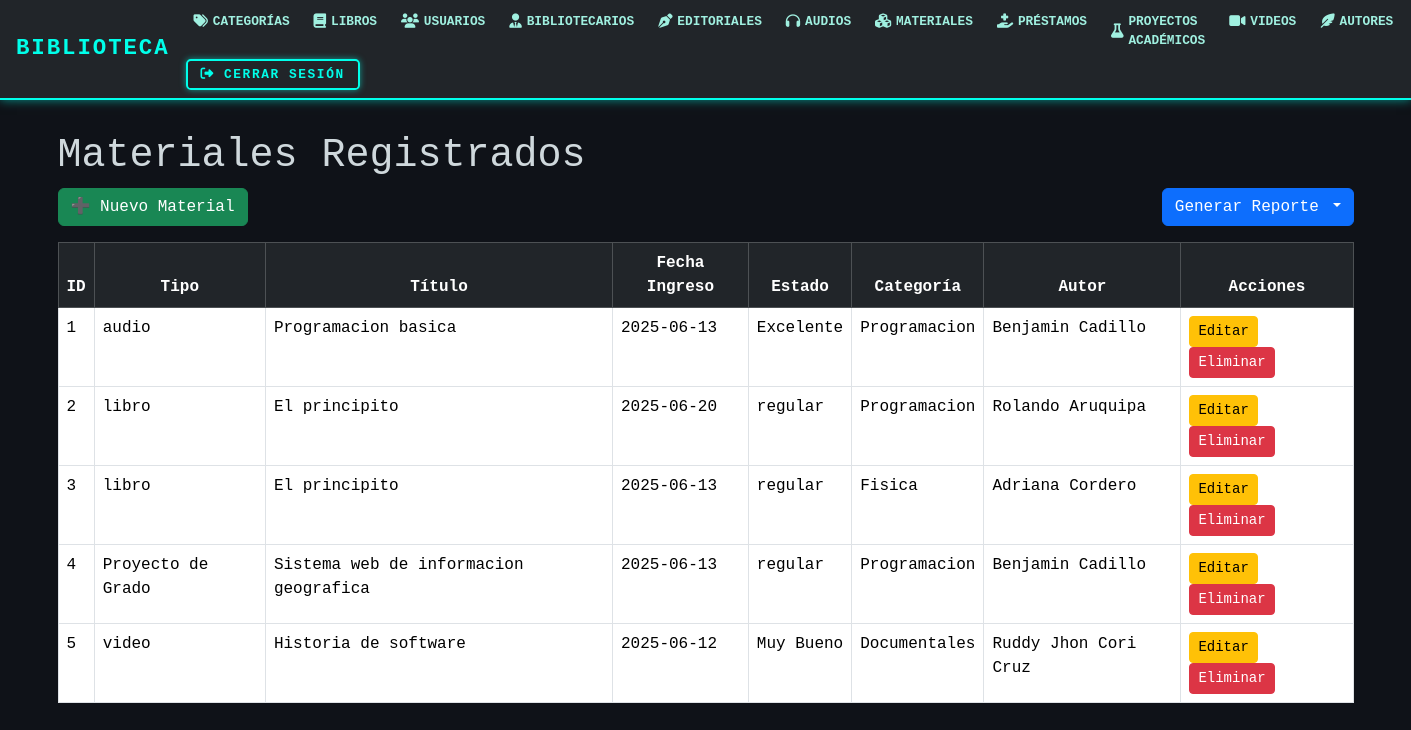
/materiales/, run on an earlier commit of the app's database.
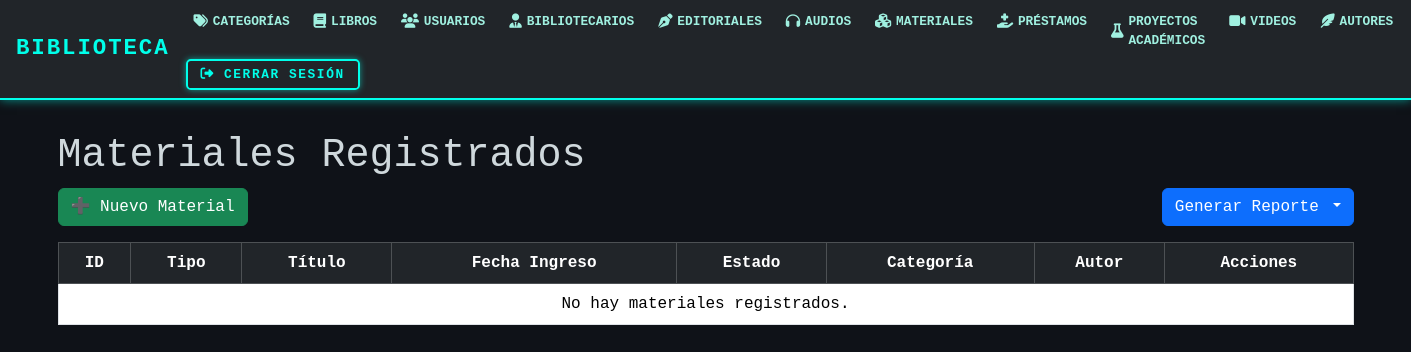
And on a later commit of the database.
### models/material_model.py (models this page shows, shortened)
class Material(db.Model):
    __tablename__ = 'materiales'
    id_material = db.Column(db.Integer, primary_key=True)
    tipo = db.Column(db.String(50), nullable=False)
    titulo = db.Column(db.String(100), nullable=False)
    fecha_ingreso = db.Column(db.String(20), nullable=False)
    estado = db.Column(db.String(20), nullable=False)
    id_categoria = db.Column(db.Integer, db.ForeignKey('categoria.id_cat'),nullable=False)
    id_autor = db.Column(db.Integer, db.ForeignKey('autores.id_autor'), nullable=False)
    categoria = db.relationship('Categoria', back_populates='materiales')
    libro = db.relationship('Libro', back_populates='material')
    autor = db.relationship('Autores', back_populates='materiales')
    audio = db.relationship('Audio', back_populates = 'material')
    proyecto_academico = db.relationship('Proyecto', back_populates='material')
    video = db.relationship('Video', back_populates='material')
    @staticmethod
    def get_all():
        return Material.query.all()

### models/categoria_model.py (models this page shows, shortened)
class Categoria(db.Model):
    __tablename__ = "categoria"
    id_cat = db.Column(db.Integer, primary_key=True)
    nombre = db.Column(db.String(50), nullable=False)
    materiales = db.relationship('Material', back_populates='categoria')

### models/autores_model.py (models this page shows, shortened)
class Autores(db.Model):
    __tablename__ = "autores"
    id_autor = db.Column(db.Integer,primary_key=True)
    nombre = db.Column(db.String(150),nullable=False)
    materiales = db.relationship('Material', back_populates='autor')

### controllers/material_controllers.py (the view)
@material_bp.route("/")
def index():
    materiales = Material.get_all()
    return material_view.list(materiales)

### views/material_view.py (called while the page is built)
def list(materiales):
    return render_template('materiales/index.html', materiales=materiales)

### templates/materiales/index.html (shortened to what this page needs)
{% extends 'base.html' %}
{% block content %}
<h1>Materiales Registrados</h1>
<div class="d-flex justify-content-between mb-3">
    <a href="{{ url_for('material.create') }}" class="btn btn-success">➕ Nuevo Material</a>
    <div class="btn-group">
        <button class="btn btn-primary dropdown-toggle" data-bs-toggle="dropdown" aria-expanded="false">
            Generar Reporte
        </button>
    </div>
</div>
<table class="table table-bordered">
    <thead class="table-dark">
        <tr class="text-center">
            <th>ID</th>
            <th>Tipo</th>
            <th>Título</th>
            <th>Fecha Ingreso</th>
            <th>Estado</th>
            <th>Categoría</th>
            <th>Autor</th>
            <th>Acciones</th>
        </tr>
    </thead>
    <tbody>
        {% for mat in materiales %}
        <tr>
            <td>{{ mat.id_material }}</td>
            <td>{{ mat.tipo }}</td>
            <td>{{ mat.titulo }}</td>
            <td>{{ mat.fecha_ingreso }}</td>
            <td>{{ mat.estado }}</td>
            <td>{{ mat.categoria.nombre }}</td>
            <td>{{ mat.autor.nombre }}</td>
            <td>
                <a href="{{ url_for('material.edit', id_material=mat.id_material) }}" class="btn btn-warning btn-sm">Editar</a>
                <a href="{{ url_for('material.delete', id_material=mat.id_material) }}" class="btn btn-danger btn-sm" onclick="return confirm('¿Seguro que quieres eliminarlo?')">Eliminar</a>
            </td>
        </tr>
        {% else %}
        <tr><td colspan="8" class="text-center">No hay materiales registrados.</td></tr>
        {% endfor %}
    </tbody>
</table>
{% endblock %}

What changed in the data, as far as the page shows it:
removed Material: id_material "1", tipo "audio", titulo "Programacion basica", fecha_ingreso "2025-06-13", estado "Excelente", categoria.nombre "Programacion", autor.nombre "Benjamin Cadillo"
removed Material: id_material "2", tipo "libro", titulo "El principito", fecha_ingreso "2025-06-20", estado "regular", categoria.nombre "Programacion", autor.nombre "Rolando Aruquipa"
removed Material: id_material "3", tipo "libro", titulo "El principito", fecha_ingreso "2025-06-13", estado "regular", categoria.nombre "Fisica", autor.nombre "Adriana Cordero"
removed Material: id_material "4", tipo "Proyecto de Grado", titulo "Sistema web de informacion geografica", fecha_ingreso "2025-06-13", estado "regular", categoria.nombre "Programacion", autor.nombre "Benjamin Cadillo"
removed Material: id_material "5", tipo "video", titulo "Historia de software", fecha_ingreso "2025-06-12", estado "Muy Bueno", categoria.nombre "Documentales", autor.nombre "Ruddy Jhon Cori Cruz"
Also different on the page:
text now shown: "No hay materiales registrados."
